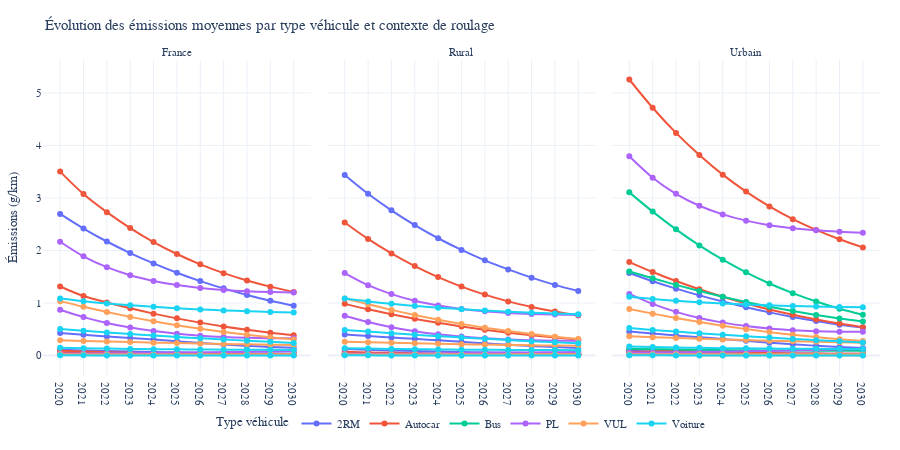

Source (notebook cell):
### Markdown cell above
## 📈 Visualisation

La bibliothèque principale utilisée est Plotly Express, qui est une surcouche de Plotly, idéale pour créer des visualisations interactives complexes de manière simple et intuitive. Plotly Express est adaptée ici pour représenter l'évolution des émissions moyennes de polluants par type de véhicule et contexte de roulage, avec une grande interactivité et des options de personnalisation. Cela permet une lecture détaillée et comparative des données.

### Code cell
import pandas as pd
import duckdb as ddb
import plotly.express as px
import pandas as pd

fig = px.line(
    df.sort_values(['Véhicule', 'Année']),
    x='Année',
    y=['avg_CO', 'avg_HC', 'avg_NOx', 'avg_particules'],
    color='Véhicule',
    facet_col='Roulage',
    labels={
        'value': 'Émissions (g/km)',
        'variable': 'Polluant',
        'Année': '',
        'Véhicule': 'Type&nbsp;véhicule',
        'Roulage': ''
    },
    title="Évolution des émissions moyennes par type véhicule et contexte de roulage",
    line_shape='spline',
    markers=True,
    hover_data={'Année': True, 'Roulage': True, 'Véhicule': True}
)

fig.update_traces(patch={'hovertemplate': (
    '<b>%{fullData.name}</b><br>Année : %{x}<br>'
    'Émissions : <b>%{y:.3f}</b> g/km<br>'
    'Roulage : %{customdata[0]}<extra></extra>'
)})

fig.for_each_annotation(lambda a: a.update(text=a.text.split('=')[-1]))

fig.update_layout(
    template='plotly_white',
    font=dict(family='Poppins', size=11),
    height=450,
    margin=dict(l=40, r=20, t=60, b=60),
    legend=dict(orientation='h', yanchor='bottom', y=-.2, x=.5, xanchor='center')
)

for axis in fig.select_xaxes():
    axis.update(tickmode='linear', tick0=2020, dtick=1)

dataviz = fig
dataviz
